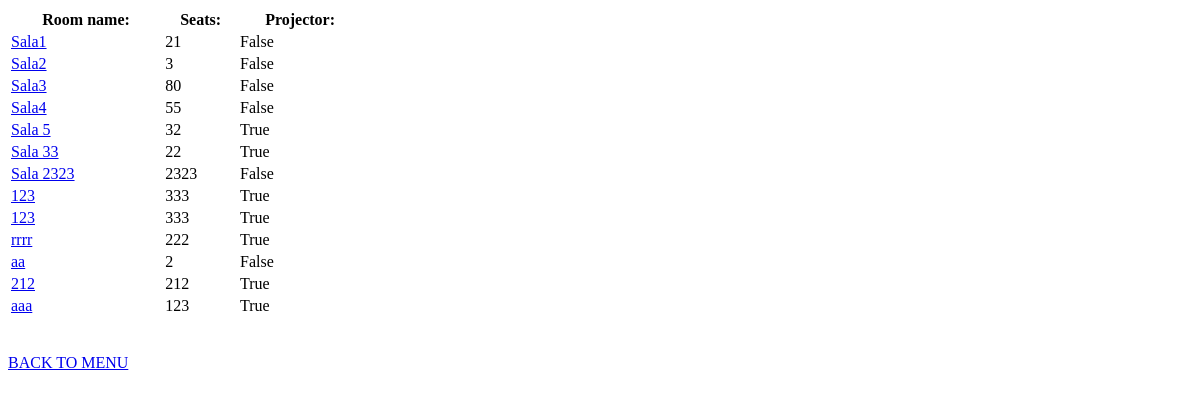
The app's page /room/view/, older data.
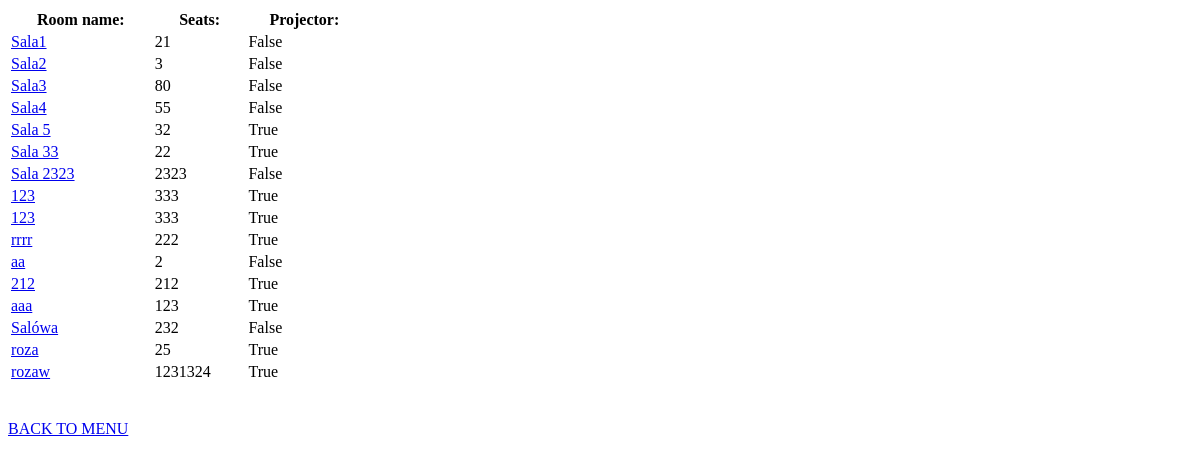
The same page, newer data.
### conf_room/models.py (models this page shows)
class Room(models.Model):
    name = models.CharField(max_length=255)
    seats = models.IntegerField()
    projector = models.BooleanField()

### conf_room/views.py (the view)
# urls.py: path('room/view/', views.RoomsView.as_view()),
class RoomsView(View):
    def get(self, request):
        rooms = Room.objects.all()
        if not rooms:
            return render(request, 'all_rooms.html', context={"error": "No rooms"})
        return render(request, 'all_rooms.html', {'rooms': rooms})

### templates/all_rooms.html (shortened to what this page needs)
<table width="30%">
    <tr>
        <th>Room name:</th>
        <th>Seats:</th>
        <th>Projector:</th>
    </tr>
    {% for Room in rooms %}
        <tr>
            <td><a href="/room/{{ Room.id }}/">{{ Room.name }}</a></td>
            <td>{{ Room.seats }}</td>
            <td>{{ Room.projector }}</td>
        </tr>
    {% endfor %}
</table>
<a href="/menu">BACK TO MENU</a>

Row changes from the older to the newer data that the page shows:
added Room: name "Salówa", seats "232", projector "False"
added Room: name "roza", seats "25", projector "True"
added Room: name "rozaw", seats "1231324", projector "True"
